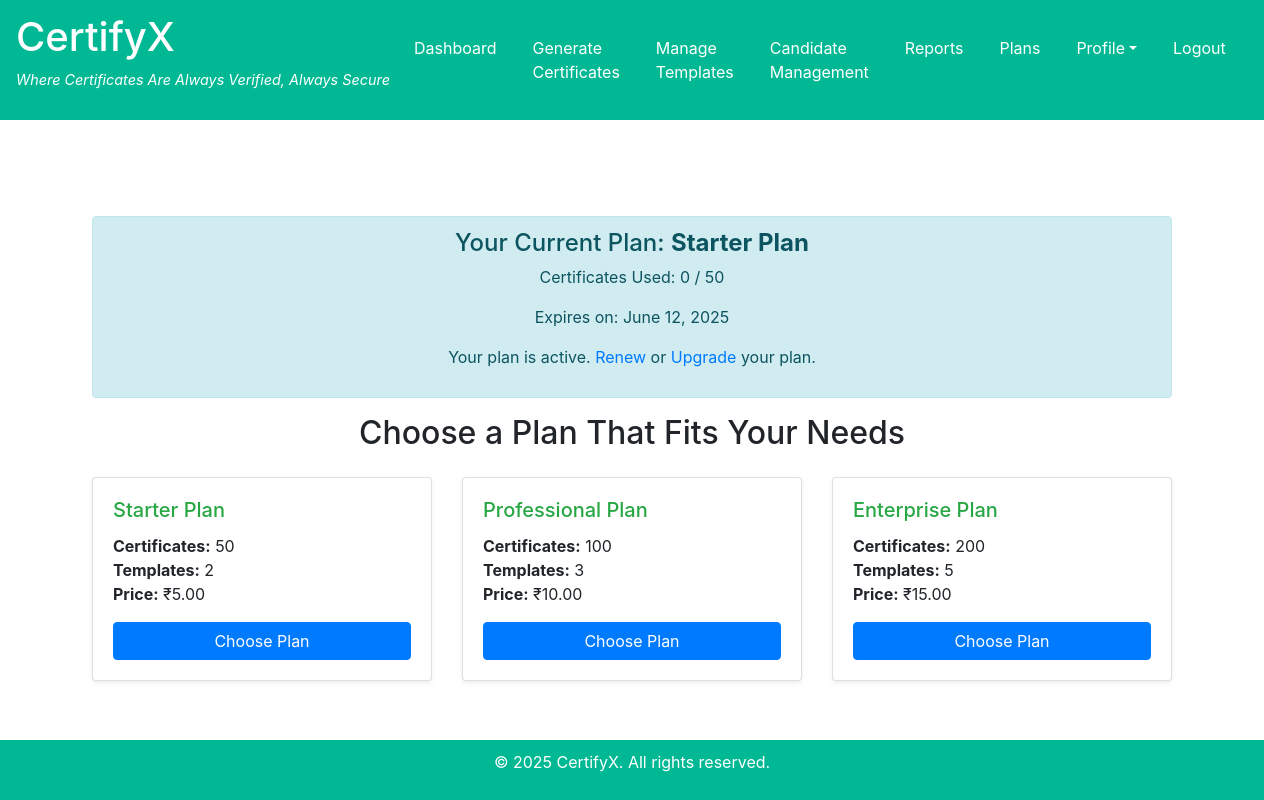
The app's page /plans/ (signed in), older data.
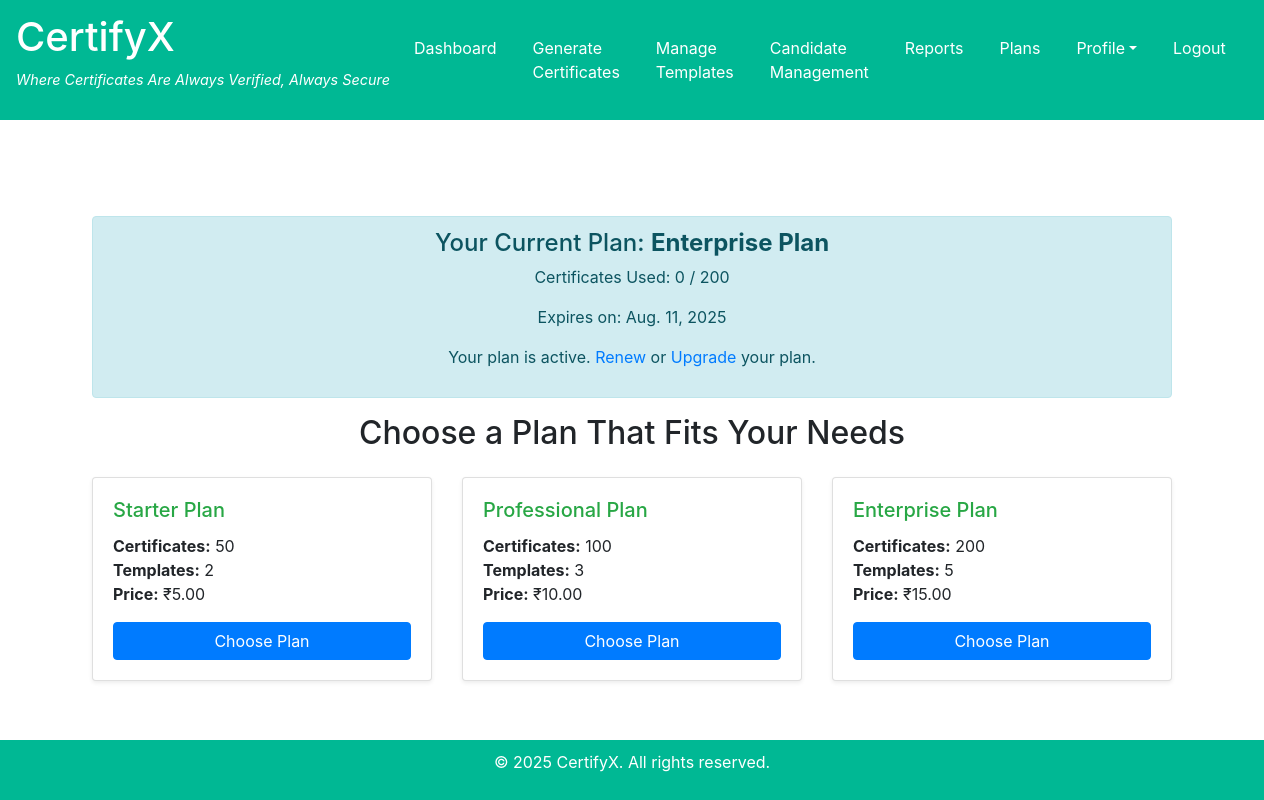
The same page, newer data.
### subscriptions/models.py (models this page shows, shortened)
class CompanySubscription(models.Model):
    company = models.OneToOneField(settings.AUTH_USER_MODEL, on_delete=models.CASCADE)
    plan = models.ForeignKey(PricingPlan, on_delete=models.SET_NULL, null=True)
    certificates_used = models.PositiveIntegerField(default=0)
    start_date = models.DateField(auto_now_add=True)
    expiry_date = models.DateField()
    is_active = models.BooleanField(default=True)  # Track active status
    next_plan = models.CharField(max_length=100, blank=True, null=True)  # Store upgraded plan if applicable
    payment_status = models.CharField(max_length=20, choices=[('Paid', 'Paid'), ('Pending', 'Pending'), ('Failed', 'Failed')], default='Pending')
    payment_reference = models.CharField(max_length=100, null=True, blank=True)
    def is_subscription_active(self):
        return self.expiry_date >= date.today()

class PricingPlan(models.Model):
    name = models.CharField(max_length=50)
    certificate_limit = models.PositiveIntegerField()
    template_limit = models.PositiveIntegerField()
    price = models.DecimalField(max_digits=10, decimal_places=2)
    validity_period = models.PositiveIntegerField(default=30)

### subscriptions/views.py (the view)
# urls.py: path('plans/', plans_view, name='plans'),
@login_required
def plans_view(request):
    plans = PricingPlan.objects.all()
    try:
        subscription = CompanySubscription.objects.get(company=request.user)
    except CompanySubscription.DoesNotExist:
        subscription = None
    context = {
        'plans': plans,
        'subscription': subscription,
    }
    return render(request, 'plans.html', context)

### subscriptions/templates/plans.html
{% extends 'base.html' %}
{% block content %}
<div class="container mt-5">
    {% if subscription %}
    <div class="alert alert-info text-center">
        <h4>Your Current Plan: <strong>{{ subscription.plan.name }}</strong></h4>
        <p>Certificates Used: {{ subscription.certificates_used }} / {{ subscription.plan.certificate_limit }}</p>
        <p>Expires on: {{ subscription.expiry_date }}</p>
        {% if subscription.is_subscription_active %}
            <p>Your plan is active.
                <a href="{% url 'renew' subscription.id %}">Renew</a>
                or
                <a href="{% url 'upgrade_plan' subscription.id 'Elite Plan' %}">Upgrade</a> your plan.
            </p>
        {% else %}
            <p>Your plan has expired. Please
                <a href="{% url 'renew' subscription.id %}">renew</a>.
            </p>
        {% endif %}
    </div>
    {% endif %}
    <h2 class="mb-4 text-center">Choose a Plan That Fits Your Needs</h2>
    <div class="row">
        {% for plan in plans %}
        <div class="col-md-4">
            <div class="card mb-4 shadow-sm">
                <div class="card-body">
                    <h5 class="card-title text-success">{{ plan.name }}</h5>
                    <p class="card-text">
                        <strong>Certificates:</strong> {{ plan.certificate_limit }}<br>
                        <strong>Templates:</strong> {{ plan.template_limit }}<br>
                        <strong>Price:</strong> ₹{{ plan.price }}
                    </p>
                    <a href="{% url 'mock_payment' plan.id %}" class="btn btn-primary btn-block">Choose Plan</a>
                </div>
            </div>
        </div>
        {% endfor %}
    </div>
</div>
{% endblock %}

Row changes from the older to the newer data that the page shows:
changed CompanySubscription: plan.name "Starter Plan" → "Enterprise Plan"; plan.certificate_limit "50" → "200"; expiry_date "June 12, 2025" → "Aug. 11, 2025"
